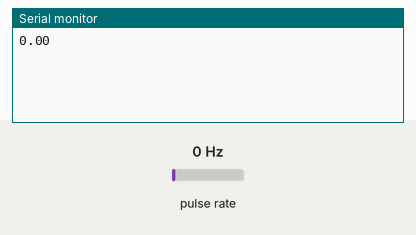
Recording of a sketch running on a simulated Arduino Uno, built with avr-gcc and run on an emulated ATmega328P. Parts: the last lines printed to the serial monitor. Wiring (inferred from the names in the program): pulse sensor: data pin 2. The inputs (shaded band) are chosen by the test bench; at power-on: pulse rate 0 Hz.

Above: at 1.2 s.
1.3 s: pulse rate (sensor on pin 2) set to 4 Hz
At 2.6 s:
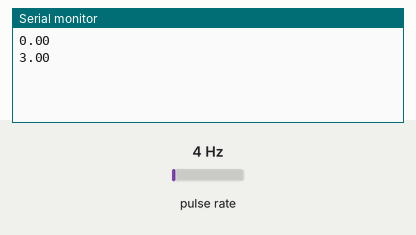
2.8 s: pulse rate (sensor on pin 2) set to 50 Hz
At 3.8 s:
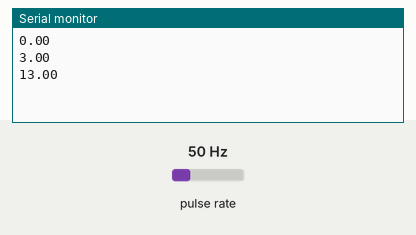
Timing chart, 0 to 5.8 s (numbered marks = the images above; inputs shaded):
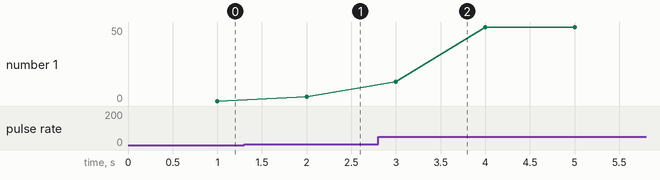

Measured:
- after the input at 1.3 s, the serial monitor: prints a new line after 0.70 s (image 1)
- after the input at 2.8 s, the serial monitor: prints a new line after 0.20 s (image 2)
- plotted number 1: 0 → 3 after the input at 1.3 s, 3 → 50 after the input at 2.8 s

The sketch:

sketch_oct24a.ino
```cpp
#define encoder_pin 2
volatile long ticks=0;
unsigned long prev=0;
float speed_=0;
void setup() {
 pinMode(encoder_pin,INPUT_PULLUP);
 attachInterrupt(digitalPinToInterrupt(encoder_pin),count_ticks,RISING);
 Serial.begin(9600);

}

void loop() {
  // put your main code here, to run repeatedly:
  unsigned long current=millis();
  if(current-prev>=1000)
  {
    speed_=(float)ticks/(float)(current-prev)*1000.0;
    ticks=0;
    prev=current;
    Serial.println(speed_);
  }

}
void count_ticks()
{
  ticks++;
}
```
